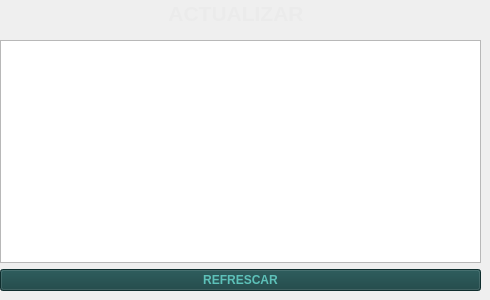
           <widget class="QWidget" name="tab_4">
            <attribute name="icon">
             <iconset>
              <normaloff>assets/SpotyUI/Actualizar.png</normaloff>assets/SpotyUI/Actualizar.png</iconset>
            </attribute>
            <attribute name="title">
             <string/>
            </attribute>
            <widget class="QWidget" name="layoutWidget_8">
             <property name="geometry">
              <rect>
               <x>0</x>
               <y>0</y>
               <width>471</width>
               <height>27</height>
              </rect>
             </property>
             <layout class="QHBoxLayout" name="horizontalLayout_5">
              <item>
               <spacer name="horizontalSpacer_9">
                <property name="orientation">
                 <enum>Qt::Horizontal</enum>
                </property>
                <property name="sizeHint" stdset="0">
                 <size>
                  <width>40</width>
                  <height>20</height>
                 </size>
                </property>
               </spacer>
              </item>
              <item>
               <widget class="QLabel" name="label_10">
                <property name="font">
                 <font>
                  <pointsize>16</pointsize>
                  <weight>75</weight>
                  <bold>true</bold>
                 </font>
                </property>
                <property name="styleSheet">
                 <string notr="true">color: rgb(235, 235, 235);</string>
                </property>
                <property name="text">
                 <string>ACTUALIZAR</string>
                </property>
                <property name="alignment">
                 <set>Qt::AlignCenter</set>
                </property>
               </widget>
              </item>
              <item>
               <spacer name="horizontalSpacer_10">
                <property name="orientation">
                 <enum>Qt::Horizontal</enum>
                </property>
                <property name="sizeHint" stdset="0">
                 <size>
                  <width>40</width>
                  <height>20</height>
                 </size>
                </property>
               </spacer>
              </item>
             </layout>
            </widget>
            <widget class="QWidget" name="layoutWidget">
             <property name="geometry">
              <rect>
               <x>0</x>
               <y>40</y>
               <width>481</width>
               <height>251</height>
              </rect>
             </property>
             <layout class="QVBoxLayout" name="verticalLayout_6">
              <item>
               <widget class="QTableView" name="ActualizarTable">
                <property name="font">
                 <font>
                  <weight>75</weight>
                  <bold>true</bold>
                 </font>
                </property>
                <property name="styleSheet">
                 <string notr="true">background-color: rgb(93, 193, 185);
border-color: rgb(0, 0, 0);
selection-background-color: rgb(21, 65, 65);
color: rgb(11, 31, 31);
border-top-color: rgb(11, 31, 31);
gridline-color: rgb(11, 31, 31);
selection-color: rgb(187, 191, 179);
QHeaderView::section { 
			background-color: #0b1f1f 
	}</string>
                </property>
                <attribute name="horizontalHeaderDefaultSectionSize">
                 <number>119</number>
                </attribute>
               </widget>
              </item>
              <item>
               <widget class="QPushButton" name="ActualizarRefresh">
                <property name="font">
                 <font>
                  <pointsize>9</pointsize>
                  <weight>75</weight>
                  <bold>true</bold>
                 </font>
                </property>
                <property name="styleSheet">
                 <string notr="true">color: rgb(93, 193, 185);
background-color: #154141;</string>
                </property>
                <property name="text">
                 <string>REFRESCAR</string>
                </property>
               </widget>
              </item>
             </layout>
            </widget>
           </widget>
